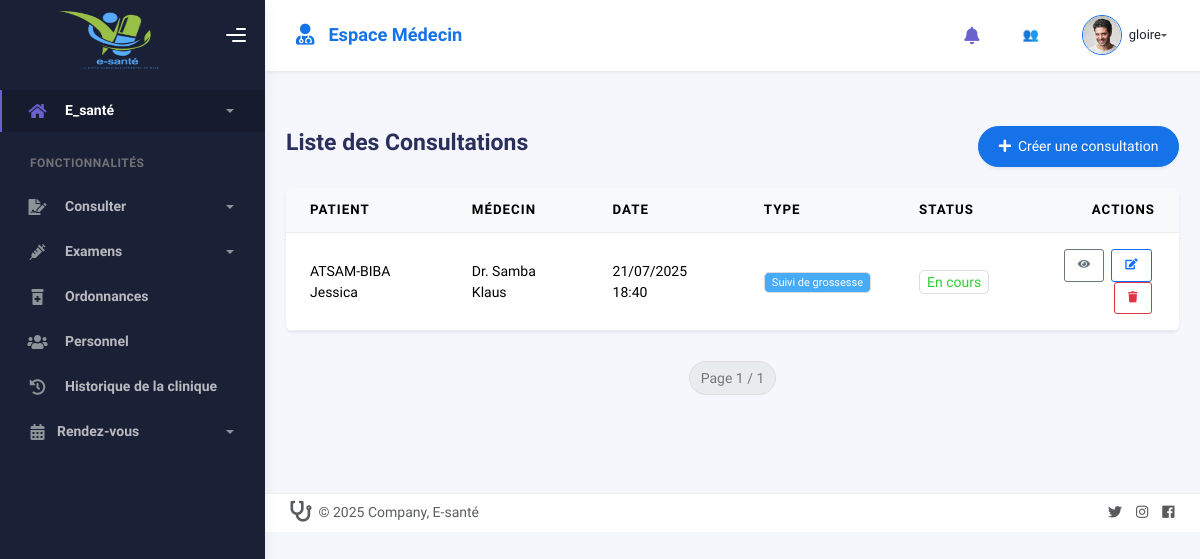
Page /consultations/ (signed in) on the earlier database version.
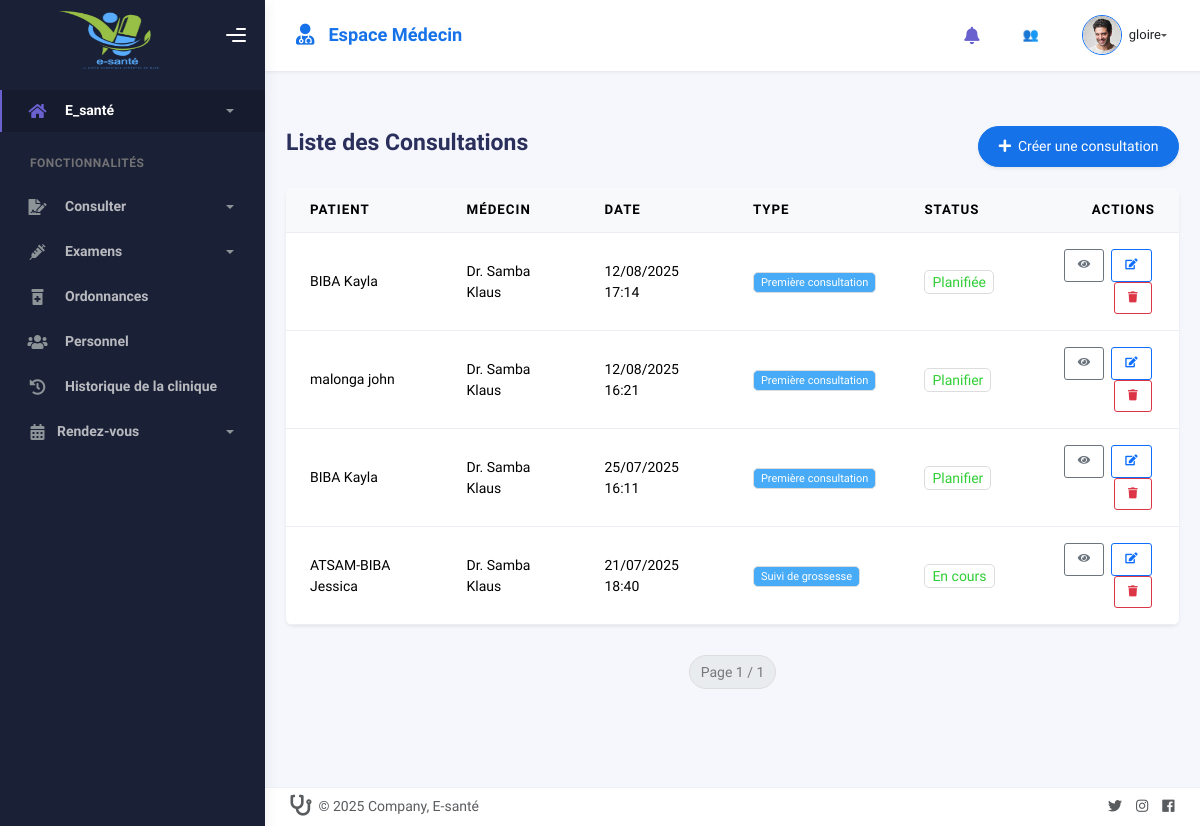
Same page on the later database version.
### home/models.py (models this page shows, shortened)
class Consultation(models.Model):
    STATUS_CHOICES = [
        ('Planifier', _('Planifier')),
        ('En cours', _('En cours')),
        ('Terminer', _('Termier')),
        ('Annulée', _('Annulée')),
    ]
    TYPE_CONSULTATION_CHOICES = [
        ('Première consultation', _('Première consultation')),  # ✅ Ajouté ici
        ('Suivi', _('Suivi')),
        ('Urgence', _('Urgence')),
        ('Téléconsultation', _('Téléconsultation')),
        ('Consultation de routine', _('Consultation de routine')),
        ('Suivi médical régulier', _('Suivi médical régulier')),
        ('Demande de certificat médical', _('Demande de certificat médical')),
        ('Visite annuelle de contrôle', _('Visite annuelle de contrôle')),
        ('Bilan de santé', _('Bilan de santé')),
        ('Fièvre persistante', _('Fièvre persistante')),
        ('Douleur abdominale', _('Douleur abdominale')),
        ('Maux de tête fréquents', _('Maux de tête fréquents')),
        ('Douleur thoracique', _('Douleur thoracique')),
        ('Toux chronique', _('Toux chronique')),
        ('Fatigue générale', _('Fatigue générale')),
        ('Essoufflement', _('Essoufflement')),
        ('Vertiges', _('Vertiges')),
        ('Palpitations', _('Palpitations')),
        ('Douleur musculaire', _('Douleur musculaire')),
        ('Entorse ou foulure', _('Entorse ou foulure')),
        ('Douleur articulaire', _('Douleur articulaire')),
        ('Fracture suspectée', _('Fracture suspectée')),
        ('Lumbago', _('Lumbago')),
        ('Chute récente', _('Chute récente')),
        ('Anxiété / stress', _('Anxiété / stress')),
        ('Troubles du sommeil', _('Troubles du sommeil')),
        ('Dépression présumée', _('Dépression présumée')),
        ('Suivi psychologique', _('Suivi psychologique')),
        ('Burn-out', _('Burn-out')),
        ('Hypertension artérielle', _('Hypertension artérielle')),
        ('Douleur cardiaque', _('Douleur cardiaque')),
        ('Suivi après infarctus', _('Suivi après infarctus')),
        ('Fièvre chez l’enfant', _('Fièvre chez l’enfant')),
        ('Vaccination', _('Vaccination')),
        ('Toux ou rhume', _('Toux ou rhume')),
        ('Suivi de croissance', _('Suivi de croissance')),
        ('Douleurs menstruelles', _('Douleurs menstruelles')),
        ('Retard de règles', _('Retard de règles')),
        ('Suivi de grossesse', _('Suivi de grossesse')),
        ('Contraception', _('Contraception')),
        ('Chutes répétées', _('Chutes répétées')),
        ('Diminution de mémoire', _('Diminution de mémoire')),
        ('Douleurs chroniques', _('Douleurs chroniques')),
    ]
    patient = models.ForeignKey(
        'Patient',
        on_delete=models.CASCADE,
        related_name='consultations',
        verbose_name=_("Patient")
    )
    medecin = models.ForeignKey(
        'Personnel',
        on_delete=models.CASCADE,
        related_name='consultations',
        limit_choices_to={'role': 'Médecin'},
        verbose_name=_("Médecin")
    )
    infirmier = models.ForeignKey(
        'Personnel',
        on_delete=models.SET_NULL,
        null=True,
        blank=True,
        related_name='consultations_as_nurse',
        verbose_name=_("Infirmier")
    )
    date_consultation = models.DateTimeField(
        default=timezone.now,
        verbose_name=_("Date de la consultation")
    )
    type_consultation = models.CharField(
        max_length=50,
        choices=TYPE_CONSULTATION_CHOICES,
        default='Première consultation',
        verbose_name=_("Type de consultation"),
        help_text=_("Choisissez le motif ou le type de consultation.")
    )
    motif = models.CharField(
        max_length=200,
        verbose_name=_("Motif"),
        help_text=_("Motif principal de la consultation.")
    )
    description = models.TextField(
        blank=True,
        null=True,
        verbose_name=_("Description"),
        help_text=_("Symptômes ou situation rapportée.")
    )
    poids = models.DecimalField(
        max_digits=5, decimal_places=2,
        blank=True, null=True,
        verbose_name=_("Poids (kg)")
    )
    taille = models.DecimalField(
        max_digits=5, decimal_places=2,
        blank=True, null=True,
        verbose_name=_("Taille (cm)")
    )
    tension_artérielle = models.CharField(
        max_length=20,
        blank=True, null=True,
        verbose_name=_("Tension artérielle"),
        help_text="Ex: 12/8"
    )
    temperature = models.DecimalField(
        max_digits=4, decimal_places=1,
        blank=True, null=True,
        verbose_name=_("Température (°C)")
    )
    pouls = models.PositiveIntegerField(
        blank=True, null=True,
        verbose_name=_("Pouls (bpm)")
    )
    diagnostic = models.TextField(
        blank=True, null=True,
        verbose_name=_("Diagnostic"),
        help_text=_("Diagnostic établi lors de la consultation.")
    )
    traitement = models.TextField(
        blank=True, null=True,
        verbose_name=_("Traitement prescrit"),
        help_text=_("Le traitement prescrit au patient.")
    )
    note = models.TextField(
        blank=True, null=True,
        verbose_name=_("Note complémentaire"),
        help_text=_("Informations additionnelles.")
    )
    status = models.CharField(
        max_length=20,
        choices=STATUS_CHOICES,
        default='Planifiée',
        verbose_name=_("Statut")
    )
    created_at = models.DateTimeField(auto_now_add=True)
    updated_at = models.DateTimeField(auto_now=True)
    class Meta:
        verbose_name = _("Consultation")
        verbose_name_plural = _("Consultations")
        ordering = ['-date_consultation']

class Patient(models.Model):
    GROUPE_SANGUIN_CHOICES = [
        ('A+', 'A+'), ('A-', 'A-'),
        ('B+', 'B+'), ('B-', 'B-'),
        ('AB+', 'AB+'), ('AB-', 'AB-'),
        ('O+', 'O+'), ('O-', 'O-'),
        ('Inconnu', 'Inconnu'),
    ]
    nom = models.CharField(_('Nom'), max_length=100)
    prenom = models.CharField(_('Prénom'), max_length=100)
    date_naissance = models.DateField(_('Date de naissance'))
    sexe = models.CharField(_('Sexe'), max_length=10, choices=SEXE_CHOICES)
    telephone = models.CharField(_('Téléphone'), max_length=20)
    email = models.EmailField(_('Email'), blank=True, null=True)
    adresse = models.TextField(_('Adresse'), blank=True, null=True)
    poids = models.DecimalField(_('Poids (kg)'), max_digits=5, decimal_places=2, blank=True, null=True)
    taille = models.DecimalField(_('Taille (cm)'), max_digits=5, decimal_places=2, blank=True, null=True)
    groupe_sanguin = models.CharField(_('Groupe sanguin'), max_length=10, choices=GROUPE_SANGUIN_CHOICES, default='Inconnu')
    tension_artérielle = models.CharField(_('Tension artérielle'), max_length=20, blank=True, null=True, help_text="Ex: 12/8")
    allergies = models.TextField(_('Allergies'), blank=True, null=True)
    antecedents_medicaux = models.TextField(_('Antécédents médicaux'), blank=True, null=True, help_text=_("Antécédents médicaux importants"))
    class Meta:
        ordering = ['nom', 'prenom']

class Personnel(models.Model):
    ROLE_CHOICES = [
        ('Médecin', 'Médecin'),
        ('Infirmier', 'Infirmier'),
        ('Pharmacien', 'Pharmacien'),
        ('Accueil', 'Accueil'),
    ]
    user = models.OneToOneField(
        settings.AUTH_USER_MODEL,
        on_delete=models.SET_NULL,
        null=True,
        blank=True,
        related_name="personnel"
    )
    nom = models.CharField(max_length=50)
    prenom = models.CharField(max_length=50)
    role = models.CharField(max_length=15, choices=ROLE_CHOICES)
    specialite = models.CharField(max_length=100, blank=True, null=True)
    telephone = models.CharField(max_length=15)
    email = models.EmailField(unique=True)
    sexe = models.CharField(max_length=10, choices=SEXE_CHOICES)
    class Meta:
        verbose_name = _("Personnel")
        verbose_name_plural = _("Personnels")

### home/views.py (the view)
# urls.py: path('consultations/', views.consultations, name='liste_consultations'),
@login_required
def consultations(request):
    user = request.user
    if user.role == 'medecin':
        consultation_list = Consultation.objects.filter(medecin__user=user).select_related('patient', 'medecin')
    elif user.role == 'infirmier':
        consultation_list = Consultation.objects.filter(status__in=['Planifiée', 'En cours']).select_related('patient', 'medecin')
    else:
        messages.error(request, "Accès refusé.")
        return redirect('home')
    paginator = Paginator(consultation_list, 10)  # 10 consultations par page
    page_number = request.GET.get('page')
    try:
        page_obj = paginator.page(page_number)
    except PageNotAnInteger:
        page_obj = paginator.page(1)
    except EmptyPage:
        page_obj = paginator.page(paginator.num_pages)
    return render(request, 'dashboard/consultation.html', {
        'consultations': page_obj,
    })

### home/context_processors.py (called while the page is built)
def users_online(request):
    User = get_user_model()
    sessions = Session.objects.filter(expire_date__gte=timezone.now())
    user_ids = []
    for session in sessions:
        data = session.get_decoded()
        uid = data.get('_auth_user_id')
        if uid:
            user_ids.append(uid)
    active_users = User.objects.filter(id__in=user_ids)
    return {
        'active_users': active_users,
        'users_online_count': active_users.count(),
    }

### home/models.py (called while the page is built)
    def __str__(self):
        return f"{self.username} ({self.get_role_display()})"

### home/templates/dashboard/consultation.html (shortened to what this page needs)
{% extends 'dashboard/base.html' %}
{% load static %}
{% block content %}
<div class="container pt-5 mt-5">
  <div class="d-flex flex-wrap justify-content-between align-items-center mb-4">
    <h3 class="fw-bold">Liste des Consultations</h3>
    {% if request.user.role == "medecin" %}
      <a href="{% url 'create_consultation' %}" class="btn btn-primary rounded-pill shadow-sm">
        <i class="fas fa-plus me-2"></i>Créer une consultation
      </a>
    {% elif request.user.role == "accueil" %}
      <a href="{% url 'assignation_consultation' %}" class="btn btn-outline-primary rounded-pill shadow-sm">
        <i class="fas fa-user-md me-2"></i>Assigner un patient
      </a>
    {% endif %}
  </div>
  {% if consultations %}
  <div class="card shadow-sm border-0 rounded-3 overflow-hidden">
    <div class="card-body p-0">
      <div class="table-responsive">
        <table class="table table-hover align-middle mb-0">
          <thead class="table-light">
            <tr>
              <th>Patient</th>
              <th>Médecin</th>
              <th>Date</th>
              <th>Type</th>
              <th>Status</th>
              <th class="text-end">Actions</th>
            </tr>
          </thead>
          <tbody>
            {% for consultation in consultations %}
            <tr>
              <td>{{ consultation.patient.nom }} {{ consultation.patient.prenom }}</td>
              <td>Dr. {{ consultation.medecin.nom }} {{ consultation.medecin.prenom }}</td>
              <td>{{ consultation.date_consultation|date:"d/m/Y H:i" }}</td>
              <td><span class="badge bg-info">{{ consultation.type_consultation }}</span></td>
              <td>
                <span class="badge fs-6 text-success bg-{{ consultation.get_status_badge }}">
                  {{ consultation.get_status_display }}
                </span>
              </td>
              <td class="text-end">
                <a href="{% url 'consultation_detail' consultation.id %}" class="btn btn-sm btn-outline-secondary me-1">
                  <i class="fas fa-eye"></i>
                </a>
                {% if request.user.role == "medecin" and consultation.medecin.user == request.user %}
                <a href="{% url 'update_consultation' consultation.id %}" class="btn btn-sm btn-outline-primary me-1">
                  <i class="fas fa-edit"></i>
                </a>
                <button type="button" class="btn btn-sm btn-outline-danger me-1"
                        onclick="if(confirm('Êtes-vous sûr ?')) window.location.href='{% url 'supprimer_consultation' consultation.id %}'">
                  <i class="fas fa-trash"></i>
                </button>
                {% endif %}
              </td>
            </tr>
            {% endfor %}
          </tbody>
        </table>
      </div>
    </div>
  </div>
  <nav aria-label="Page navigation" class="mt-4">
    <ul class="pagination justify-content-center">
      <li class="page-item disabled">
        <span class="page-link">Page {{ consultations.number }} / {{ consultations.paginator.num_pages }}</span>
      </li>
    </ul>
  </nav>
  {% else %}
  <div class="alert alert-info text-center mt-4" role="alert">
    <i class="fas fa-notes-medical fa-2x text-secondary mb-2"></i><br/>
    Aucune consultation trouvée.
  </div>
  {% endif %}
</div>
{% endblock %}

Differences in the rows shown:
added Consultation: patient.nom "BIBA", patient.prenom "Kayla", medecin.nom "Samba", medecin.prenom "Klaus", date_consultation "12/08/2025 17:14", type_consultation "Première consultation", status "Planifiée"
added Consultation: patient.nom "malonga", patient.prenom "john", medecin.nom "Samba", medecin.prenom "Klaus", date_consultation "12/08/2025 16:21", type_consultation "Première consultation", status "Planifier"
added Consultation: patient.nom "BIBA", patient.prenom "Kayla", medecin.nom "Samba", medecin.prenom "Klaus", date_consultation "25/07/2025 16:11", type_consultation "Première consultation", status "Planifier"
